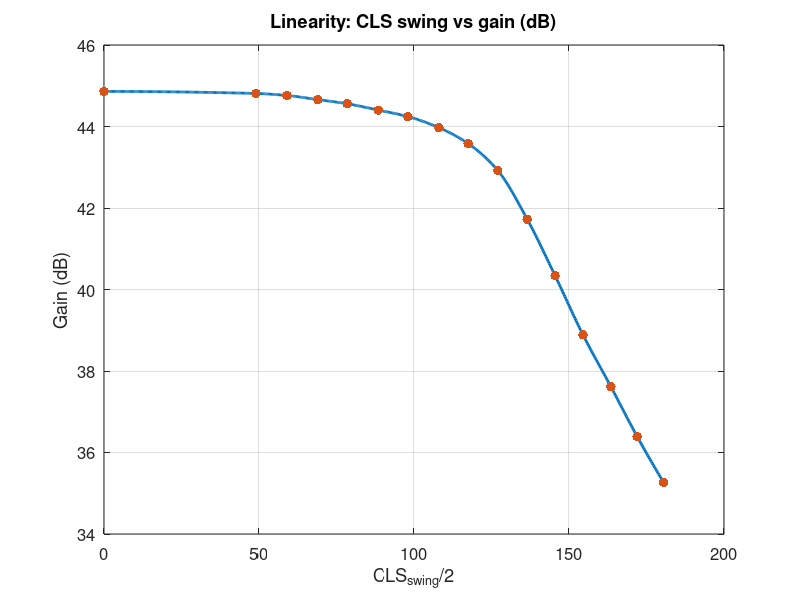

Write the MATLAB code that produced this figure.
CLS_swing = [0,98, 118, 138, 157, 177, 196, 216, 235, 254, 273, 291, 309, 327, 344, 361,];
CLS_gain = [175, 174, 173, 171, 169, 166, 163, 158, 151, 140, 122, 104, 88, 76, 66, 58];

CLS_swing_double = CLS_swing/2;
CLS_gain_dB = 20*log10(CLS_gain);

len= length(CLS_swing_double);

% --- Plot with interpolation for a smooth curve ---
x = CLS_swing_double; % horizontal axis
y = CLS_gain_dB;      % vertical axis (dB)

% Create a finer grid and interpolate using shape-preserving piecewise cubic (pchip)
xq = linspace(min(x), max(x), 500);
yq = interp1(x, y, xq, 'pchip');

figure('Color','w'); hold on; box on;
plot(xq, yq, '-','LineWidth',2, 'Color',[0 0.4470 0.7410]); % smooth curve
scatter(x, y, 48, [0.8500 0.3250 0.0980], 'filled'); % original points

xlabel('CLS_{swing}/2');
ylabel('Gain (dB)');
title('Linearity: CLS swing vs gain (dB)');
grid on;
set(gca,'FontSize',12);

% Ensure output directory exists and save the figure
outdir = fullfile('doc_thesis','figs','04');
if ~exist(outdir, 'dir')
	mkdir(outdir);
end
outfile = fullfile(outdir, 'linearity.png');
print(gcf, outfile, '-dpng', '-r300');
fprintf('Saved plot to: %s\n', outfile);

hold off;
